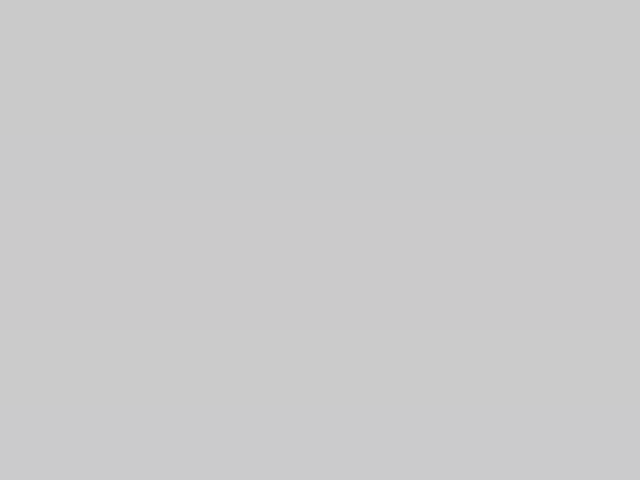
Frame 1 (no input)
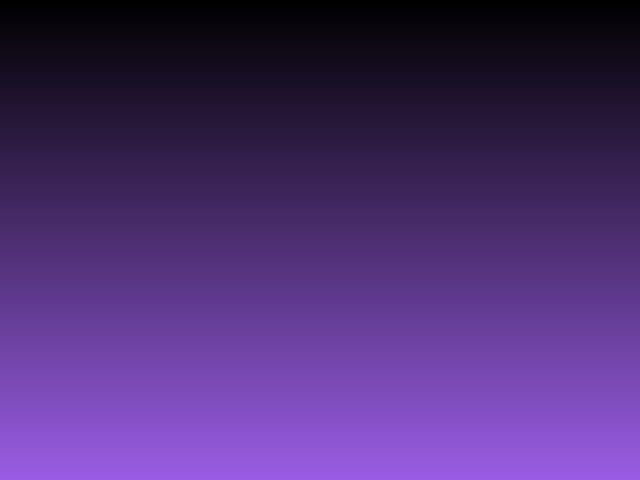
Frame 60 (the mouse pressed at the canvas centre just before this capture)
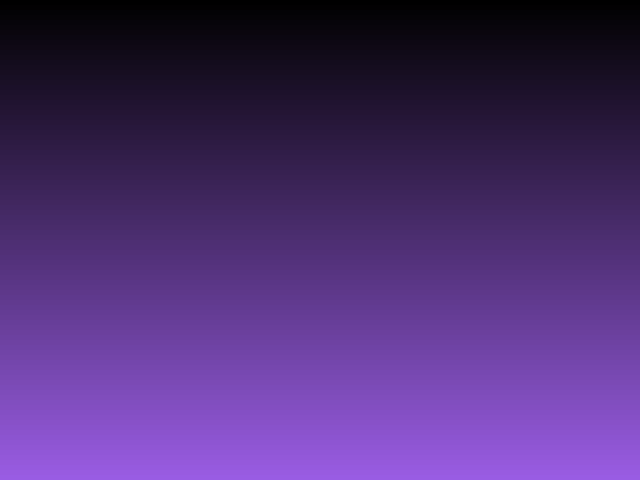
Frame 120 (the mouse held since frame 60 and released just before this capture)

The Processing sketch that drew these frames (run headless with seeded random() and noise(); from frame 60 on, the mouse is pressed at the canvas centre):

// Processing sketch: sketch_5_5_gradation
// ── sketch_5_5_gradation.pde
//空の色が変わるような感じで
//配列をつかった、パラメータ切替え

//配列の何番目か決める変数
int count1 = 0;
int count2 = 0;

//配列で色を用意しておく
//カラーパレット生成のサイト使うと便利
//https://coolors.co/
int[] col1 = {#000000, #ffbe0b, #fb5607, #ff006e, #8338ec};
int[] col2 = {#9b5de5, #f15bb5, #fee440, #00bbf9, #00f5d4};

//透明度につかう変数
float transparent = 0;


void setup() {
  size(640, 480);
  //fullScreen();
}

void draw() {
  
  //透明度につかう変数を、
  //常に1.0になるまで、0.01ずつ増やす
  transparent += 0.01;
  if (transparent>1.0)transparent=1.0;

  //2つの色で少しずつ色を変えながら、
  //細い四角をずらして描くと、
  //グラデーションする四角になる
  color c1 = color(col1[count1]);
  color c2 = color(col2[count2]);
  
  for (float h = 0; h < height; h += 5) {
    color c = lerpColor(c1, c2, h / height);
    noStroke();
    //塗りつぶす色と透明度
    fill(c, transparent*255);
    rect(0, h, width, 5);
  }
  
}

//キーを押したとき
void keyPressed() {
  
  //透明度を0にする
  transparent = 0;

  //q,w,e,r,tを押したとき
  //count1を0,1,2,3,4にする
  if (key == 'q') {
    count1 = 0;
  }
  if (key == 'w') {
    count1 = 1;
  }
  if (key == 'e') {
    count1 = 2;
  }
  if (key == 'r') {
    count1 = 3;
  }
  if (key == 't') {
    count1 = 4;
  }
  // ----------

  //a,s,d,f,gを押したとき
  //count2を0,1,2,3,4にする
  if (key == 'a') {
    count2 = 0;
  }
  if (key == 's') {
    count2 = 1;
  }
  if (key == 'd') {
    count2 = 2;
  }
  if (key == 'f') {
    count2 = 3;
  }
  if (key == 'g') {
    count2 = 4;
  }
  // ----------
}
